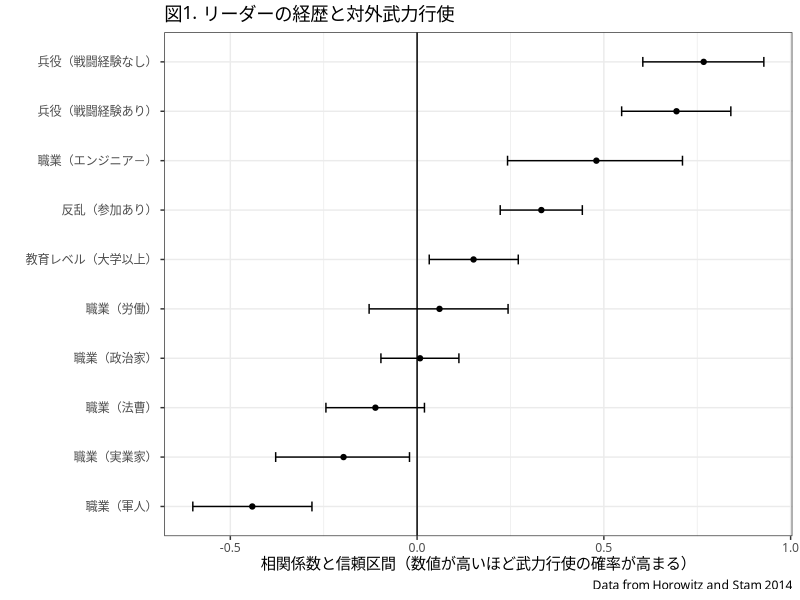

This chart was generated by the following R code:
## ---- chunk 1
knitr::opts_chunk$set(echo = TRUE)
## ---- chunk 2
library(tidyverse)
library(haven)

leader_profile <- read_dta("leaders_datapaper_replication_final_9_10_15.dta")

leader_article <- read_dta("S0020818314000046sup002.dta")

theme_set(theme_light())

## ---- chunk 3
leader_profile %>% 
  count(dadwork, sort = T)

leader_processed <- leader_profile %>% 
  select(idacr, ccode, year, leadername, inyear, outyear, age, gender, married, onlychild, firstborn, leveledu, milservice, combat, rebel, miledu, medicine, economics, physhealth) %>% 
  mutate(leveledu = recode(leveledu, `0` = 0, `1` = 0,  `2` = 1, `3` = 1)) 

leader_processed %>% 
  count(ccode, sort = T)

## ---- chunk 4
library(broom)

leader_article_processed <- leader_article %>% 
  select(leaderid, leadername, ccode, year, age, milservice, milnoncombat, combat, rebel, rebelwin, rebelloss, leveledu, teacher, journalism, law, engineering, labor, police, careerpolitician, militarycareer, businesscareer, cwinit) %>% 
  mutate(leveledu = recode(leveledu, `0` = 0, `1` = 0,  `2` = 1, `3` = 1)) %>%
  mutate(age = ifelse(age > 50, 1, 0)) %>% 
  filter(!is.na(combat))

mod <- glm(cwinit ~ milnoncombat + 
             combat + 
             rebel +
             leveledu + 
             law + 
             engineering + 
             labor +
             businesscareer +
             militarycareer + 
             careerpolitician, 
    data = leader_article_processed, 
    family = binomial) 

summary(mod)

estimate_leaders <- tidy(mod)
confint_leaders <- confint_tidy(mod)

estimate_confint <- bind_cols(estimate_leaders, confint_leaders)

estimate_confint_subset <- estimate_confint[2:11, ] 

estimate_confint_subset %>% 
  mutate(term = recode(term, milnoncombat = "兵役（戦闘経験なし）", 
                       combat = "兵役（戦闘経験あり）", 
                       engineering = "職業（エンジニア－）", 
                       rebel = "反乱（参加あり）", 
                       leveledu = "教育レベル（大学以上）",
                       labor = "職業（労働）", 
                       careerpolitician = "職業（政治家）", 
                       law = "職業（法曹）", 
                       businesscareer = "職業（実業家）", 
                       militarycareer = "職業（軍人）")) %>% 
  mutate(term = fct_reorder(term, estimate)) %>% 
  ggplot(aes(term, estimate)) +
  geom_point() +
  geom_errorbar(aes(ymin = conf.low, ymax = conf.high, width = 0.2)) +
  coord_flip() +
  geom_hline(yintercept = 0, color = "black") +
  labs(title = "図1. リーダーの経歴と対外武力行使", 
       x = "", 
       y = "相関係数と信頼区間（数値が高いほど武力行使の確率が高まる）",
       caption = "Data from Horowitz and Stam 2014") +
  theme_bw(base_family = "HiraKakuProN-W6")
